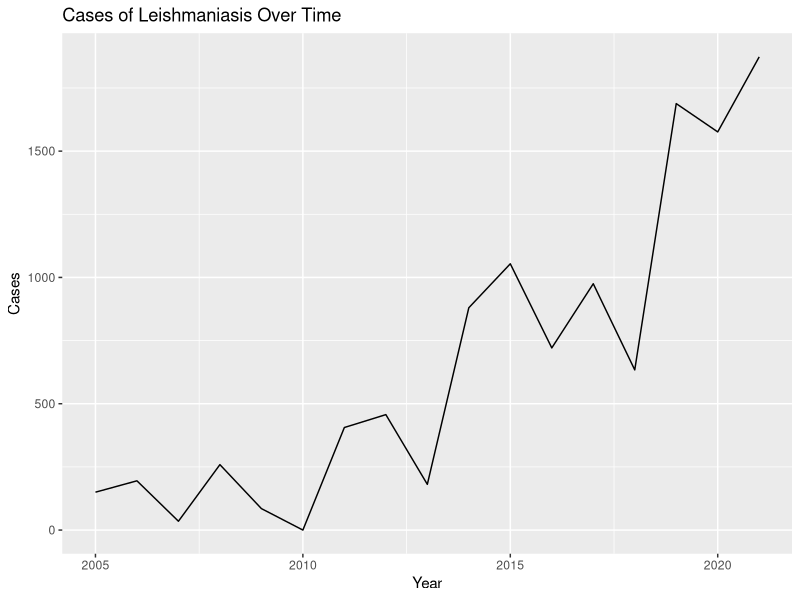

Generate this figure with R: (Note: this script raises an error after producing the figure.)
## ---- chunk 1
#knitr::opts_chunk$set(echo = TRUE)
## ---- chunk 2
install.packages("tidyverse")   # For data manipulation
install.packages("ggplot2")     # For data visualization
install.packages("forecast")    # For time series forecasting and ARIMA
install.packages("tseries")     #for time series



## ---- chunk 3
library(tidyverse)   # For data manipulation
library(ggplot2)     # For data visualization
library(forecast)    # For time series forecasting and ARIMA
library(tseries)


## ---- chunk 4

# Loading data

data <- read.csv("data/data.csv")

View(data)
str(data)

# Cheking for correct data types

#Check for outliers

# Get summary statistics of the data.***
summary(data)

clean_data <-  na.omit(data)

summary(clean_data)

# plotting a time series plot to visualize how the cases of Leishmaniasis vary over time
ggplot(clean_data, aes(x = Year, y = Reported.cases.Leishmaniasis)) +
  geom_line() +
  labs(title = "Cases of Leishmaniasis Over Time", x = "Year", y = "Cases")

## ---- chunk 5

adf_test <- adf.test(clean_data$Reported.cases.Leishmaniasis)
adf_test
# using Augmented Dickey-Fuller test for this If the p-value is less than a significance level (e.g., 0.05), you can reject the null hypothesis and consider the series stationary.

## ---- chunk 6

#If your data is not stationary, apply differencing to make it stationary.
data$diff_cases <- diff(data$cases_of_Leishmaniasis)


## ---- chunk 7
# Assuming "data" is your data frame and "cases_of_Leishmaniasis" is the column of interest
acf_plot <- acf(data$cases_of_Leishmaniasis)
pacf_plot <- pacf(data$cases_of_Leishmaniasis)

# Plot ACF and PACF
plot(acf_plot)
plot(pacf_plot)

## ---- chunk 8
#Model Selection
#Based on the ACF and PACF plots, choose the order of the ARIMA model (p, d, q).

# Example: ARIMA(1,1,1)
model <- arima(data$diff_cases, order = c(1, 1, 1))


## ---- chunk 9
# Calculate accuracy metrics
accuracy_metrics <- accuracy(forecasted_values, data$cases_of_Leishmaniasis)
accuracy_metrics

## ---- chunk 10
forecast_data <- forecast(model, h = 10)  # Forecasting 10 periods ahead
plot(forecast_data)

## ---- chunk 11
# Assuming "train_data" and "test_data" are your training and testing data subsets
model <- arima(train_data$cases_of_Leishmaniasis, order = c(p, d, q))
forecasted_values <- forecast(model, h = nrow(test_data))
accuracy_metrics <- accuracy(forecasted_values, test_data$cases_of_Leishmaniasis)
accuracy_metrics
